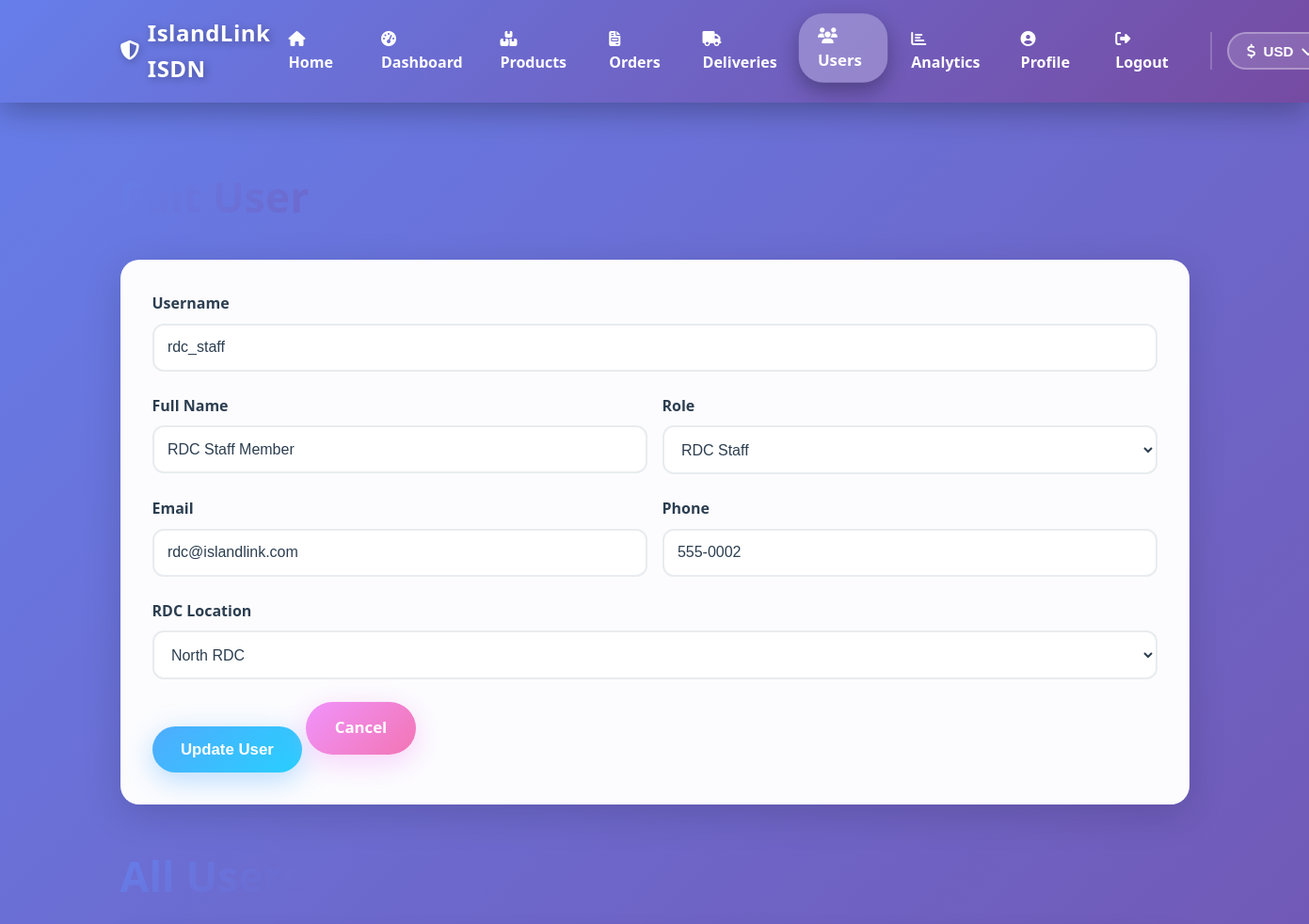
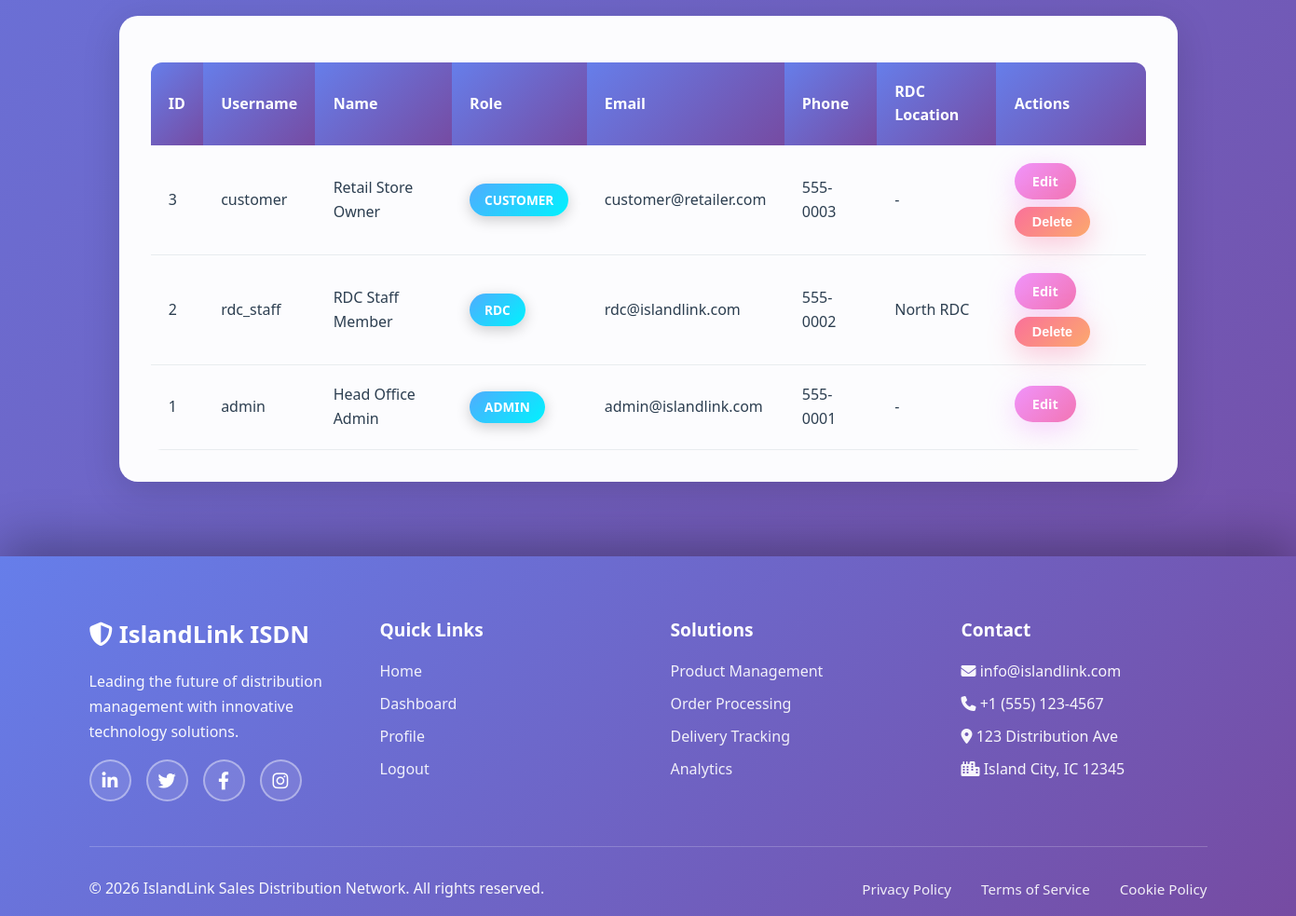
/users.php?edit=2 (signed in), run on the app's committed database (2 pictures, top to bottom).
### tables this page shows
CREATE TABLE users (
    id INT AUTO_INCREMENT PRIMARY KEY,
    username VARCHAR(50) UNIQUE NOT NULL,
    password VARCHAR(255) NOT NULL,
    role ENUM('admin', 'rdc', 'customer') NOT NULL,
    name VARCHAR(100) NOT NULL,
    email VARCHAR(100),
    phone VARCHAR(20),
    rdc_location VARCHAR(100),
    profile_image VARCHAR(255),
    created_at TIMESTAMP DEFAULT CURRENT_TIMESTAMP
);

### users.php (the view, shortened to what this page needs)
<?php
require_once 'db.php';
$users = mysqli_query($conn, "SELECT * FROM users ORDER BY id DESC");
$edit_user = null;
if (isset($_GET['edit'])) {
    $edit_id = intval($_GET['edit']);
    $edit_user = mysqli_fetch_assoc(mysqli_query($conn, "SELECT * FROM users WHERE id=$edit_id"));
}
?>
<!DOCTYPE html>
<html lang="en">
<head>
    <link rel="stylesheet" href="https://cdnjs.cloudflare.com/ajax/libs/font-awesome/6.4.0/css/all.min.css">
    <link rel="stylesheet" href="style.css">
</head>
<body>
    <?php include 'navbar.php'; ?>
    <div class="container">
        <div class="page-header">
            <h1><?php echo $edit_user ? 'Edit User' : 'Add New User'; ?></h1>
        </div>
        <div class="section-card">
            <form method="POST">
                <div class="form-row">
                    <div class="form-group">
                        <label>Username</label>
                        <input type="text" name="username" value="<?php echo $edit_user ? htmlspecialchars($edit_user['username']) : ''; ?>" required>
                    </div>
                </div>
                <div class="form-row">
                    <div class="form-group">
                        <label>Full Name</label>
                        <input type="text" name="name" value="<?php echo $edit_user ? htmlspecialchars($edit_user['name']) : ''; ?>" required>
                    </div>
                    <div class="form-group">
                        <label>Role</label>
                        <select name="role" id="role" required onchange="toggleRDC()">
                            <option value="rdc" <?php echo ($edit_user && $edit_user['role'] == 'rdc') ? 'selected' : ''; ?>>RDC Staff</option>
                        </select>
                    </div>
                </div>
                <div class="form-row">
                    <div class="form-group">
                        <label>Email</label>
                        <input type="email" name="email" value="<?php echo $edit_user ? htmlspecialchars($edit_user['email']) : ''; ?>">
                    </div>
                    <div class="form-group">
                        <label>Phone</label>
                        <input type="text" name="phone" value="<?php echo $edit_user ? htmlspecialchars($edit_user['phone']) : ''; ?>">
                    </div>
                </div>
                <div class="form-group" id="rdc_field" style="<?php echo ($edit_user && $edit_user['role'] == 'rdc') ? '' : 'display:none;'; ?>">
                    <label>RDC Location</label>
                    <select name="rdc_location">
                        <option value="North RDC" <?php echo ($edit_user && $edit_user['rdc_location'] == 'North RDC') ? 'selected' : ''; ?>>North RDC</option>
                    </select>
                </div>
                <?php if($edit_user): ?>
                    <button type="submit" name="edit_user" class="btn-primary">Update User</button>
                    <a href="users.php" class="btn-secondary">Cancel</a>
                <?php else: ?>
                    <button type="submit" name="add_user" class="btn-primary">Add User</button>
                <?php endif; ?>
            </form>
        </div>
        <div class="page-header" style="margin-top: 40px;">
            <h1>All Users</h1>
        </div>
        <div class="section-card">
            <table class="data-table">
                <thead>
                    <tr>
                        <th>ID</th>
                        <th>Username</th>
                        <th>Name</th>
                        <th>Role</th>
                        <th>Email</th>
                        <th>Phone</th>
                        <th>RDC Location</th>
                        <th>Actions</th>
                    </tr>
                </thead>
                <tbody>
                    <?php mysqli_data_seek($users, 0); ?>
                    <?php while($user = mysqli_fetch_assoc($users)): ?>
                        <tr>
                            <td><?php echo $user['id']; ?></td>
                            <td><?php echo htmlspecialchars($user['username']); ?></td>
                            <td><?php echo htmlspecialchars($user['name']); ?></td>
                            <td><span class="badge"><?php echo strtoupper($user['role']); ?></span></td>
                            <td><?php echo htmlspecialchars($user['email']); ?></td>
                            <td><?php echo htmlspecialchars($user['phone']); ?></td>
                            <td><?php echo $user['rdc_location'] ? htmlspecialchars($user['rdc_location']) : '-'; ?></td>
                            <td>
                                <a href="users.php?edit=<?php echo $user['id']; ?>" class="btn-small btn-secondary">Edit</a>
                                <?php if($user['id'] != $_SESSION['user_id']): ?>
                                    <form method="POST" style="display:inline;">
                                        <button type="submit" name="delete_user" class="btn-small btn-danger" onclick="return confirm('Delete this user?')">Delete</button>
                                    </form>
                                <?php endif; ?>
                            </td>
                        </tr>
                    <?php endwhile; ?>
                </tbody>
            </table>
        </div>
    </div>
    <?php include 'footer.php'; ?>
</body>
</html>

### style.css (style rules this page uses)
:root[data-theme="light"] { --bg-gradient: linear-gradient(135deg, #667eea 0%, #764ba2 25%, #f093fb 50%, #4facfe 75%, #00f2fe 100%); --card-bg: rgba(255, 255, 255, 0.98); --text-primary: #2c3e50; --text-secondary: #7f8c8d; --border-color: #e8ecef; --shadow: rgba(0,0,0,0.15); --table-hover: #f8f9fa; }
* { margin: 0; padding: 0; box-sizing: border-box; }
body { font-family: 'Segoe UI', Tahoma, Geneva, Verdana, sans-serif; line-height: 1.6; color: var(--text-primary); background: var(--bg-gradient); background-size: 400% 400%; animation: gradientFlow 20s ease infinite; min-height: 100vh; transition: all 0.4s ease; }
.container { max-width: 1200px; margin: 4rem auto; padding: 0 2rem; }
.page-header { margin-bottom: 2rem; animation: pageHeaderSlide 0.8s ease-out; }
.page-header h1 { background: linear-gradient(135deg, #667eea 0%, #764ba2 50%, #f093fb 100%); -webkit-background-clip: text; -webkit-text-fill-color: transparent; background-clip: text; font-size: 2.8rem; margin-bottom: 0.5rem; font-weight: 800; }
.section-card { background: var(--card-bg); padding: 2rem; border-radius: 20px; box-shadow: 0 10px 40px var(--shadow); margin-bottom: 2rem; transition: all 0.4s ease; border: 2px solid transparent; animation: cardFadeIn 0.8s ease-out; }
.data-table { width: 100%; border-collapse: collapse; margin-top: 1rem; overflow: hidden; border-radius: 12px; }
.data-table th { background: linear-gradient(135deg, #667eea 0%, #764ba2 100%); color: white; padding: 1.2rem; text-align: left; font-weight: 700; }
.data-table td { padding: 1.2rem; border-bottom: 1px solid #e8ecef; transition: all 0.3s ease; }
.data-table tr { transition: all 0.4s cubic-bezier(0.4, 0, 0.2, 1); }
.badge { display: inline-block; padding: 0.4rem 1rem; border-radius: 25px; font-size: 0.85rem; font-weight: 700; text-transform: uppercase; box-shadow: 0 4px 15px rgba(0,0,0,0.2); animation: badgeFloat 3s ease-in-out infinite; }
.badge { background: linear-gradient(135deg, #4facfe, #00f2fe); color: white; }
.form-group { margin-bottom: 1.5rem; animation: formSlide 0.6s ease-out backwards; }
.form-group:nth-child(1) { animation-delay: 0.1s; }
.form-group:nth-child(2) { animation-delay: 0.2s; }
.form-group label { display: block; margin-bottom: 0.5rem; color: #2c3e50; font-weight: 600; }
.form-group input, .form-group select { width: 100%; padding: 0.9rem; border: 2px solid var(--border-color); border-radius: 12px; font-size: 1rem; transition: all 0.4s cubic-bezier(0.4, 0, 0.2, 1); background: var(--card-bg); color: var(--text-primary); }
.form-row { display: grid; grid-template-columns: repeat(auto-fit, minmax(200px, 1fr)); gap: 1rem; }
.btn-primary, .btn-secondary, .btn-danger { padding: 0.9rem 1.9rem; border: none; border-radius: 50px; font-size: 1.05rem; font-weight: 700; cursor: pointer; transition: all 0.4s cubic-bezier(0.4, 0, 0.2, 1); text-decoration: none; display: inline-block; position: relative; overflow: hidden; }
.btn-primary::before, .btn-secondary::before, .btn-danger::before { content: ''; position: absolute; top: 50%; left: 50%; width: 0; height: 0; border-radius: 50%; background: rgba(255,255,255,0.5); transform: translate(-50%, -50%); transition: width 0.6s, height 0.6s; }
.btn-primary { background: linear-gradient(135deg, #4facfe 0%, #00f2fe 100%); background-size: 200% 200%; animation: buttonShift 5s ease infinite; color: white; box-shadow: 0 8px 30px rgba(79, 172, 254, 0.4); }
.btn-secondary { background: linear-gradient(135deg, #f093fb 0%, #f5576c 100%); background-size: 200% 200%; animation: buttonShift 5s ease infinite; color: white; box-shadow: 0 8px 30px rgba(240, 147, 251, 0.4); }
.btn-danger { background: linear-gradient(135deg, #fa709a 0%, #fee140 100%); background-size: 200% 200%; animation: buttonShift 5s ease infinite; color: white; box-shadow: 0 8px 30px rgba(250, 112, 154, 0.4); }
.btn-small { padding: 0.5rem 1.2rem; font-size: 0.9rem; }

### data on the page
users: username "rdc_staff", name "RDC Staff Member", role "RDC Staff", email "rdc@islandlink.com", phone "555-0002", rdc_location "North RDC", id "2", role "RDC"
users: id "3", username "customer", name "Retail Store Owner", role "CUSTOMER", email "customer@retailer.com", phone "555-0003"
users: id "1", username "admin", name "Head Office Admin", role "ADMIN", email "admin@islandlink.com", phone "555-0001"
